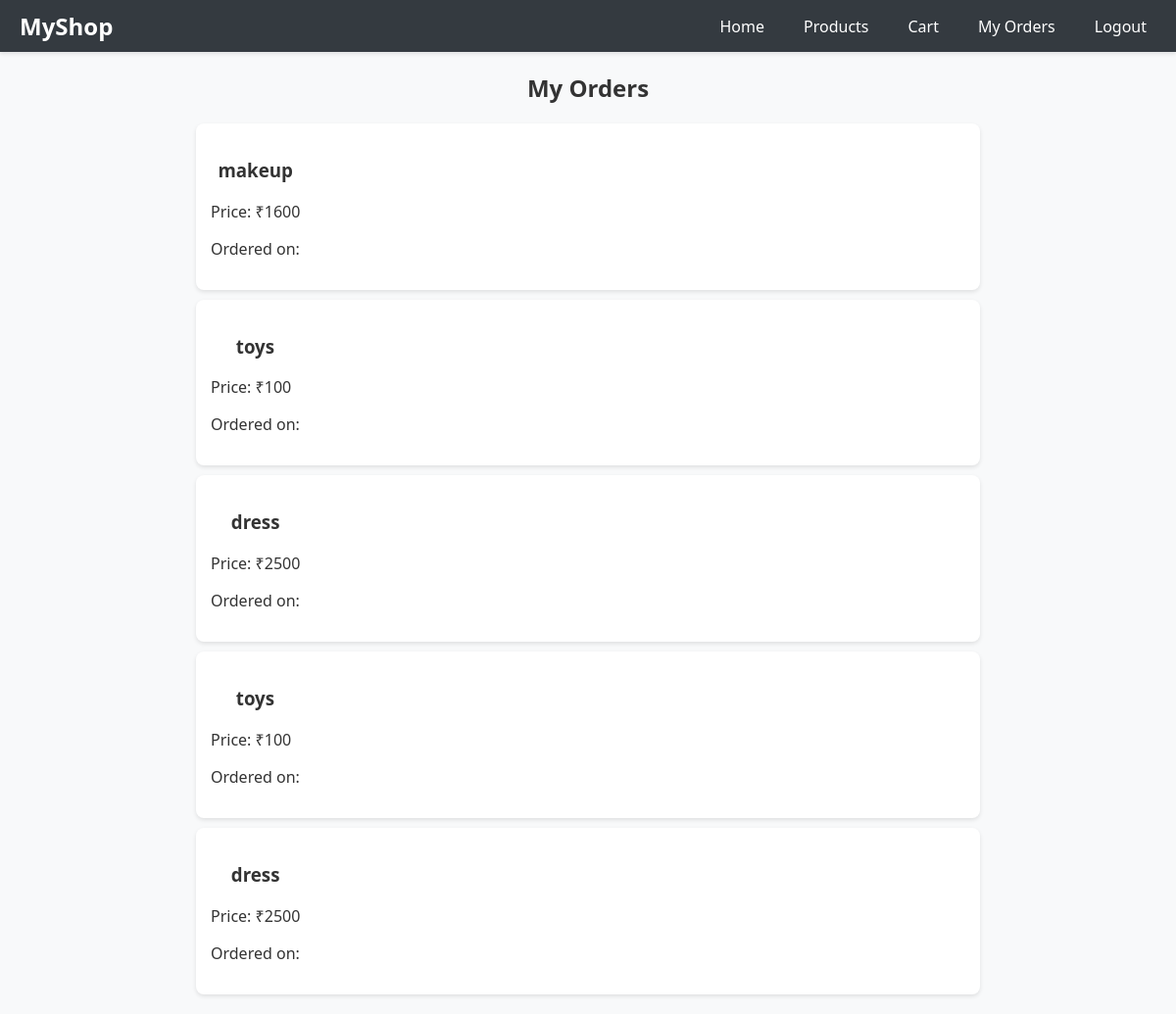
The app's page /orders/my-orders/ (signed in), older data.
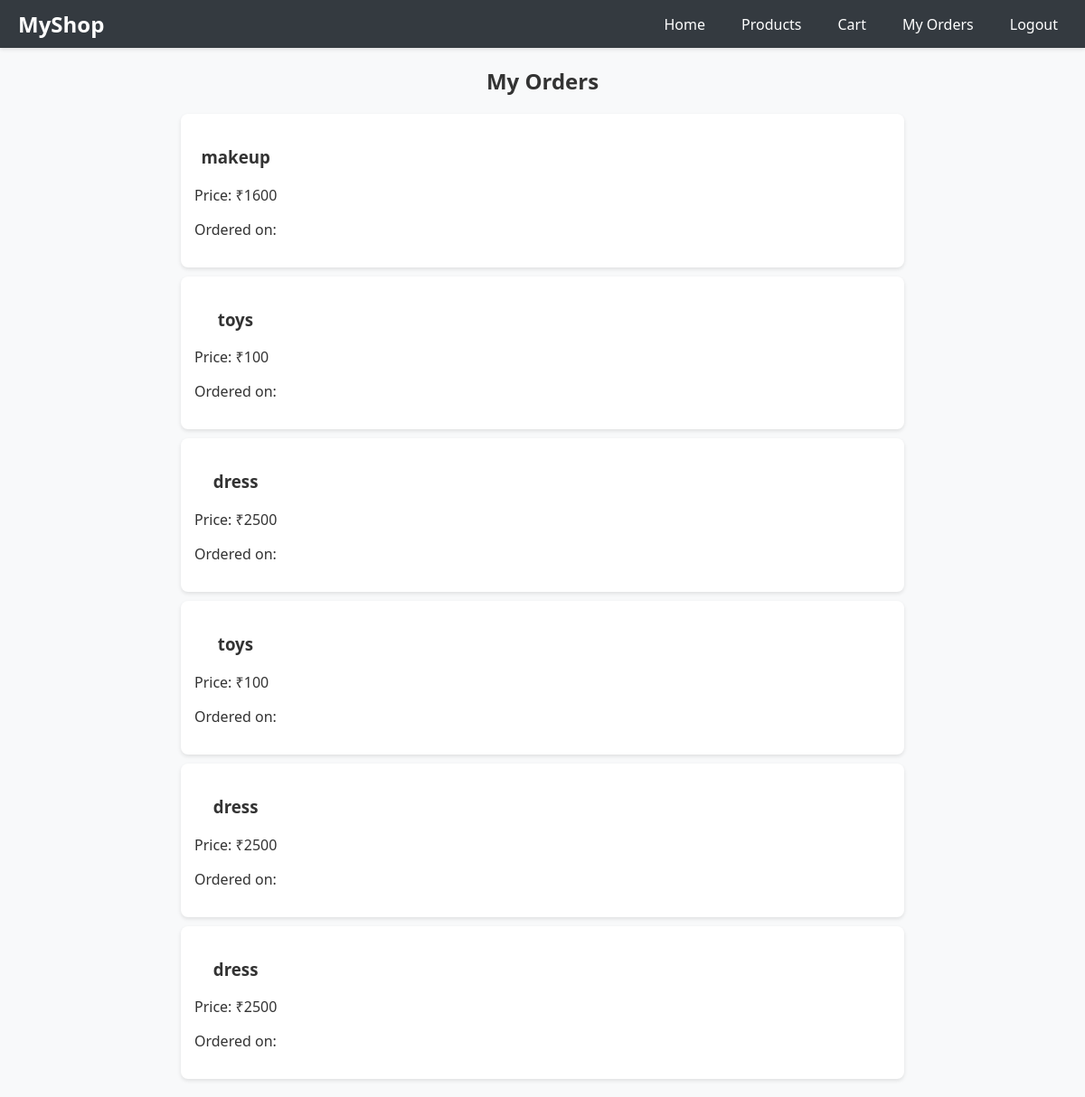
The same page, newer data.
### orders/models.py (models this page shows)
class Order(models.Model):
    user = models.ForeignKey(User, on_delete=models.CASCADE)
    product = models.ForeignKey(Product, on_delete=models.CASCADE)
    quantity = models.IntegerField()
    total_price = models.IntegerField()
    is_placed = models.BooleanField(default=False)

### products/models.py (models this page shows, shortened)
class Product(models.Model):
    name = models.CharField(max_length=100)
    price = models.IntegerField()
    description = models.TextField()
    image = models.ImageField(upload_to='products/')

### orders/views.py (the view)
# urls.py: path('orders/my-orders/', my_orders, name='my_orders'),
@login_required
def my_orders(request):
    orders = Order.objects.filter(user=request.user, is_placed=True)
    return render(request, 'orders/my_orders.html', {
        'orders': orders
    })

### orders/templates/orders/my_orders.html
{% extends 'base.html' %}
{% block content %}
<h2>My Orders</h2>
{% if orders %}
<div class="order-items">
    {% for order in orders %}
    <div class="order-item">
        <div>
            <h3>{{ order.product.name }}</h3>
            <p>Price: ₹{{ order.total_price }}</p>
            <p>Ordered on: {{ order.created_at|date:"M d, Y" }}</p>
        </div>
    </div>
    {% endfor %}
</div>
{% else %}
<p>No orders placed yet.</p>
{% endif %}
{% endblock %}

Row changes from the older to the newer data that the page shows:
added Order: product.name "dress", total_price "2500"
